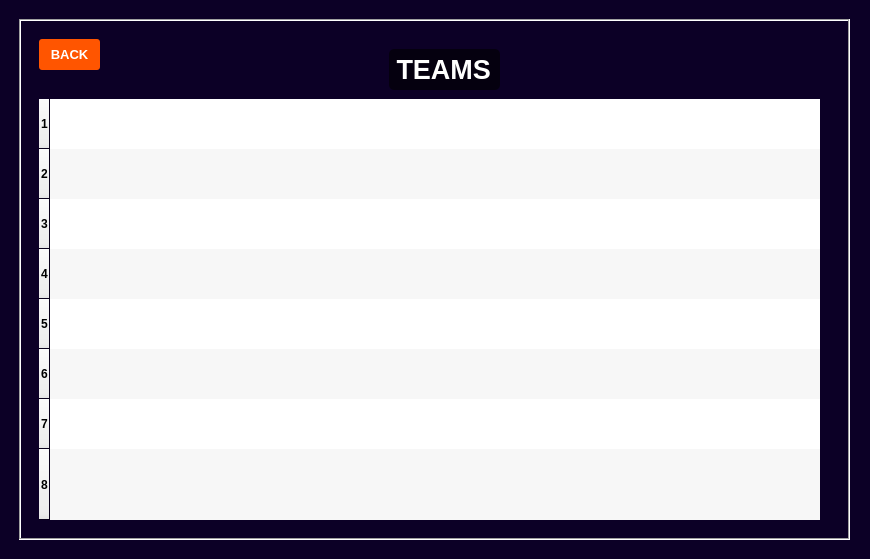
<?xml version="1.0" encoding="UTF-8"?>
<ui version="4.0">
 <class>MainWindow</class>
 <widget class="QMainWindow" name="MainWindow">
  <property name="geometry">
   <rect>
    <x>0</x>
    <y>0</y>
    <width>870</width>
    <height>559</height>
   </rect>
  </property>
  <property name="palette">
   <palette>
    <active>
     <colorrole role="Base">
      <brush brushstyle="SolidPattern">
       <color alpha="255">
        <red>255</red>
        <green>255</green>
        <blue>255</blue>
       </color>
      </brush>
     </colorrole>
     <colorrole role="Window">
      <brush brushstyle="SolidPattern">
       <color alpha="255">
        <red>12</red>
        <green>0</green>
        <blue>38</blue>
       </color>
      </brush>
     </colorrole>
    </active>
    <inactive>
     <colorrole role="Base">
      <brush brushstyle="SolidPattern">
       <color alpha="255">
        <red>255</red>
        <green>255</green>
        <blue>255</blue>
       </color>
      </brush>
     </colorrole>
     <colorrole role="Window">
      <brush brushstyle="SolidPattern">
       <color alpha="255">
        <red>12</red>
        <green>0</green>
        <blue>38</blue>
       </color>
      </brush>
     </colorrole>
    </inactive>
    <disabled>
     <colorrole role="Base">
      <brush brushstyle="SolidPattern">
       <color alpha="255">
        <red>12</red>
        <green>0</green>
        <blue>38</blue>
       </color>
      </brush>
     </colorrole>
     <colorrole role="Window">
      <brush brushstyle="SolidPattern">
       <color alpha="255">
        <red>12</red>
        <green>0</green>
        <blue>38</blue>
       </color>
      </brush>
     </colorrole>
    </disabled>
   </palette>
  </property>
  <property name="windowTitle">
   <string>MainWindow</string>
  </property>
  <widget class="QWidget" name="centralwidget">
   <widget class="QFrame" name="frame">
    <property name="geometry">
     <rect>
      <x>19</x>
      <y>19</y>
      <width>831</width>
      <height>521</height>
     </rect>
    </property>
    <property name="styleSheet">
     <string notr="true"/>
    </property>
    <property name="frameShape">
     <enum>QFrame::Box</enum>
    </property>
    <property name="frameShadow">
     <enum>QFrame::Sunken</enum>
    </property>
    <widget class="QLabel" name="label">
     <property name="geometry">
      <rect>
       <x>10</x>
       <y>10</y>
       <width>811</width>
       <height>501</height>
      </rect>
     </property>
     <property name="text">
      <string/>
     </property>
     <property name="pixmap">
      <pixmap>images/ux-design-studio-by-thence-designing-for-outcomes-not-outputs-3943.jpg</pixmap>
     </property>
     <property name="scaledContents">
      <bool>true</bool>
     </property>
     <property name="wordWrap">
      <bool>true</bool>
     </property>
    </widget>
    <widget class="QPushButton" name="pushButton_back">
     <property name="geometry">
      <rect>
       <x>20</x>
       <y>20</y>
       <width>61</width>
       <height>31</height>
      </rect>
     </property>
     <property name="palette">
      <palette>
       <active>
        <colorrole role="WindowText">
         <brush brushstyle="SolidPattern">
          <color alpha="255">
           <red>255</red>
           <green>255</green>
           <blue>255</blue>
          </color>
         </brush>
        </colorrole>
        <colorrole role="Button">
         <brush brushstyle="SolidPattern">
          <color alpha="255">
           <red>255</red>
           <green>85</green>
           <blue>0</blue>
          </color>
         </brush>
        </colorrole>
        <colorrole role="Text">
         <brush brushstyle="SolidPattern">
          <color alpha="255">
           <red>255</red>
           <green>255</green>
           <blue>255</blue>
          </color>
         </brush>
        </colorrole>
        <colorrole role="ButtonText">
         <brush brushstyle="SolidPattern">
          <color alpha="255">
           <red>255</red>
           <green>255</green>
           <blue>255</blue>
          </color>
         </brush>
        </colorrole>
        <colorrole role="Base">
         <brush brushstyle="SolidPattern">
          <color alpha="255">
           <red>255</red>
           <green>85</green>
           <blue>0</blue>
          </color>
         </brush>
        </colorrole>
        <colorrole role="Window">
         <brush brushstyle="SolidPattern">
          <color alpha="255">
           <red>255</red>
           <green>85</green>
           <blue>0</blue>
          </color>
         </brush>
        </colorrole>
       </active>
       <inactive>
        <colorrole role="WindowText">
         <brush brushstyle="SolidPattern">
          <color alpha="255">
           <red>255</red>
           <green>255</green>
           <blue>255</blue>
          </color>
         </brush>
        </colorrole>
        <colorrole role="Button">
         <brush brushstyle="SolidPattern">
          <color alpha="255">
           <red>255</red>
           <green>85</green>
           <blue>0</blue>
          </color>
         </brush>
        </colorrole>
        <colorrole role="Text">
         <brush brushstyle="SolidPattern">
          <color alpha="255">
           <red>255</red>
           <green>255</green>
           <blue>255</blue>
          </color>
         </brush>
        </colorrole>
        <colorrole role="ButtonText">
         <brush brushstyle="SolidPattern">
          <color alpha="255">
           <red>255</red>
           <green>255</green>
           <blue>255</blue>
          </color>
         </brush>
        </colorrole>
        <colorrole role="Base">
         <brush brushstyle="SolidPattern">
          <color alpha="255">
           <red>255</red>
           <green>85</green>
           <blue>0</blue>
          </color>
         </brush>
        </colorrole>
        <colorrole role="Window">
         <brush brushstyle="SolidPattern">
          <color alpha="255">
           <red>255</red>
           <green>85</green>
           <blue>0</blue>
          </color>
         </brush>
        </colorrole>
       </inactive>
       <disabled>
        <colorrole role="WindowText">
         <brush brushstyle="SolidPattern">
          <color alpha="255">
           <red>255</red>
           <green>255</green>
           <blue>255</blue>
          </color>
         </brush>
        </colorrole>
        <colorrole role="Button">
         <brush brushstyle="SolidPattern">
          <color alpha="255">
           <red>255</red>
           <green>85</green>
           <blue>0</blue>
          </color>
         </brush>
        </colorrole>
        <colorrole role="Text">
         <brush brushstyle="SolidPattern">
          <color alpha="255">
           <red>255</red>
           <green>255</green>
           <blue>255</blue>
          </color>
         </brush>
        </colorrole>
        <colorrole role="ButtonText">
         <brush brushstyle="SolidPattern">
          <color alpha="255">
           <red>255</red>
           <green>255</green>
           <blue>255</blue>
          </color>
         </brush>
        </colorrole>
        <colorrole role="Base">
         <brush brushstyle="SolidPattern">
          <color alpha="255">
           <red>255</red>
           <green>85</green>
           <blue>0</blue>
          </color>
         </brush>
        </colorrole>
        <colorrole role="Window">
         <brush brushstyle="SolidPattern">
          <color alpha="255">
           <red>255</red>
           <green>85</green>
           <blue>0</blue>
          </color>
         </brush>
        </colorrole>
       </disabled>
      </palette>
     </property>
     <property name="font">
      <font>
       <pointsize>10</pointsize>
       <weight>75</weight>
       <bold>true</bold>
      </font>
     </property>
     <property name="autoFillBackground">
      <bool>false</bool>
     </property>
     <property name="styleSheet">
      <string notr="true">QPushButton{
  border-style: outset;	
  color: rgb(255, 255, 255);
  text-shadow: 2px 2px 2px red;
  background-color: rgb(255, 85, 0);
  border-radius: 3px;
}</string>
     </property>
     <property name="text">
      <string>BACK</string>
     </property>
    </widget>
    <widget class="QLabel" name="label_teams">
     <property name="geometry">
      <rect>
       <x>370</x>
       <y>30</y>
       <width>111</width>
       <height>41</height>
      </rect>
     </property>
     <property name="palette">
      <palette>
       <active>
        <colorrole role="WindowText">
         <brush brushstyle="SolidPattern">
          <color alpha="255">
           <red>255</red>
           <green>255</green>
           <blue>255</blue>
          </color>
         </brush>
        </colorrole>
        <colorrole role="Button">
         <brush brushstyle="SolidPattern">
          <color alpha="153">
           <red>0</red>
           <green>0</green>
           <blue>0</blue>
          </color>
         </brush>
        </colorrole>
        <colorrole role="Base">
         <brush brushstyle="SolidPattern">
          <color alpha="153">
           <red>0</red>
           <green>0</green>
           <blue>0</blue>
          </color>
         </brush>
        </colorrole>
        <colorrole role="Window">
         <brush brushstyle="SolidPattern">
          <color alpha="153">
           <red>0</red>
           <green>0</green>
           <blue>0</blue>
          </color>
         </brush>
        </colorrole>
       </active>
       <inactive>
        <colorrole role="WindowText">
         <brush brushstyle="SolidPattern">
          <color alpha="255">
           <red>255</red>
           <green>255</green>
           <blue>255</blue>
          </color>
         </brush>
        </colorrole>
        <colorrole role="Button">
         <brush brushstyle="SolidPattern">
          <color alpha="153">
           <red>0</red>
           <green>0</green>
           <blue>0</blue>
          </color>
         </brush>
        </colorrole>
        <colorrole role="Base">
         <brush brushstyle="SolidPattern">
          <color alpha="153">
           <red>0</red>
           <green>0</green>
           <blue>0</blue>
          </color>
         </brush>
        </colorrole>
        <colorrole role="Window">
         <brush brushstyle="SolidPattern">
          <color alpha="153">
           <red>0</red>
           <green>0</green>
           <blue>0</blue>
          </color>
         </brush>
        </colorrole>
       </inactive>
       <disabled>
        <colorrole role="WindowText">
         <brush brushstyle="SolidPattern">
          <color alpha="255">
           <red>120</red>
           <green>120</green>
           <blue>120</blue>
          </color>
         </brush>
        </colorrole>
        <colorrole role="Button">
         <brush brushstyle="SolidPattern">
          <color alpha="153">
           <red>0</red>
           <green>0</green>
           <blue>0</blue>
          </color>
         </brush>
        </colorrole>
        <colorrole role="Base">
         <brush brushstyle="SolidPattern">
          <color alpha="153">
           <red>0</red>
           <green>0</green>
           <blue>0</blue>
          </color>
         </brush>
        </colorrole>
        <colorrole role="Window">
         <brush brushstyle="SolidPattern">
          <color alpha="153">
           <red>0</red>
           <green>0</green>
           <blue>0</blue>
          </color>
         </brush>
        </colorrole>
       </disabled>
      </palette>
     </property>
     <property name="font">
      <font>
       <pointsize>20</pointsize>
       <weight>75</weight>
       <bold>true</bold>
       <underline>false</underline>
       <strikeout>false</strikeout>
       <kerning>true</kerning>
      </font>
     </property>
     <property name="styleSheet">
      <string notr="true">background-color: rgba(0, 0, 0, 0.6);
border-radius:5px;</string>
     </property>
     <property name="text">
      <string> TEAMS </string>
     </property>
    </widget>
    <widget class="QTableWidget" name="tableWidget_teamsOU">
     <property name="geometry">
      <rect>
       <x>20</x>
       <y>80</y>
       <width>781</width>
       <height>421</height>
      </rect>
     </property>
     <property name="sizePolicy">
      <sizepolicy hsizetype="Expanding" vsizetype="Expanding">
       <horstretch>0</horstretch>
       <verstretch>0</verstretch>
      </sizepolicy>
     </property>
     <property name="font">
      <font>
       <weight>75</weight>
       <bold>true</bold>
      </font>
     </property>
     <property name="autoFillBackground">
      <bool>false</bool>
     </property>
     <property name="styleSheet">
      <string notr="true"/>
     </property>
     <property name="frameShape">
      <enum>QFrame::NoFrame</enum>
     </property>
     <property name="lineWidth">
      <number>1</number>
     </property>
     <property name="autoScrollMargin">
      <number>16</number>
     </property>
     <property name="editTriggers">
      <set>QAbstractItemView::NoEditTriggers</set>
     </property>
     <property name="dragEnabled">
      <bool>false</bool>
     </property>
     <property name="dragDropOverwriteMode">
      <bool>false</bool>
     </property>
     <property name="dragDropMode">
      <enum>QAbstractItemView::NoDragDrop</enum>
     </property>
     <property name="alternatingRowColors">
      <bool>true</bool>
     </property>
     <property name="selectionMode">
      <enum>QAbstractItemView::NoSelection</enum>
     </property>
     <property name="selectionBehavior">
      <enum>QAbstractItemView::SelectRows</enum>
     </property>
     <property name="iconSize">
      <size>
       <width>0</width>
       <height>0</height>
      </size>
     </property>
     <property name="verticalScrollMode">
      <enum>QAbstractItemView::ScrollPerPixel</enum>
     </property>
     <property name="horizontalScrollMode">
      <enum>QAbstractItemView::ScrollPerPixel</enum>
     </property>
     <property name="showGrid">
      <bool>false</bool>
     </property>
     <property name="gridStyle">
      <enum>Qt::NoPen</enum>
     </property>
     <property name="sortingEnabled">
      <bool>false</bool>
     </property>
     <property name="wordWrap">
      <bool>true</bool>
     </property>
     <property name="cornerButtonEnabled">
      <bool>true</bool>
     </property>
     <property name="rowCount">
      <number>8</number>
     </property>
     <attribute name="horizontalHeaderVisible">
      <bool>false</bool>
     </attribute>
     <attribute name="horizontalHeaderCascadingSectionResizes">
      <bool>false</bool>
     </attribute>
     <attribute name="horizontalHeaderDefaultSectionSize">
      <number>149</number>
     </attribute>
     <attribute name="horizontalHeaderMinimumSectionSize">
      <number>37</number>
     </attribute>
     <attribute name="horizontalHeaderShowSortIndicator" stdset="0">
      <bool>false</bool>
     </attribute>
     <attribute name="horizontalHeaderStretchLastSection">
      <bool>true</bool>
     </attribute>
     <attribute name="verticalHeaderCascadingSectionResizes">
      <bool>false</bool>
     </attribute>
     <attribute name="verticalHeaderDefaultSectionSize">
      <number>50</number>
     </attribute>
     <attribute name="verticalHeaderHighlightSections">
      <bool>true</bool>
     </attribute>
     <attribute name="verticalHeaderShowSortIndicator" stdset="0">
      <bool>false</bool>
     </attribute>
     <attribute name="verticalHeaderStretchLastSection">
      <bool>true</bool>
     </attribute>
     <row/>
     <row/>
     <row/>
     <row/>
     <row/>
     <row/>
     <row/>
     <row/>
     <column>
      <property name="text">
       <string>TEAM</string>
      </property>
      <property name="font">
       <font>
        <weight>75</weight>
        <bold>true</bold>
       </font>
      </property>
     </column>
     <column>
      <property name="text">
       <string>OWNER</string>
      </property>
      <property name="font">
       <font>
        <weight>75</weight>
        <bold>true</bold>
       </font>
      </property>
     </column>
     <column>
      <property name="text">
       <string>CAPTIAN</string>
      </property>
      <property name="font">
       <font>
        <weight>75</weight>
        <bold>true</bold>
       </font>
      </property>
     </column>
     <column>
      <property name="text">
       <string>COACH</string>
      </property>
      <property name="font">
       <font>
        <weight>75</weight>
        <bold>true</bold>
       </font>
      </property>
     </column>
     <column>
      <property name="text">
       <string>HOME GROUND</string>
      </property>
      <property name="font">
       <font>
        <weight>75</weight>
        <bold>true</bold>
       </font>
      </property>
     </column>
     <item row="0" column="0">
      <property name="text">
       <string/>
      </property>
      <property name="font">
       <font>
        <weight>50</weight>
        <bold>false</bold>
       </font>
      </property>
      <property name="flags">
       <set>ItemIsSelectable|ItemIsDragEnabled|ItemIsUserCheckable</set>
      </property>
     </item>
    </widget>
    <widget class="QLabel" name="label_2">
     <property name="geometry">
      <rect>
       <x>50</x>
       <y>90</y>
       <width>81</width>
       <height>71</height>
      </rect>
     </property>
     <property name="text">
      <string/>
     </property>
     <property name="pixmap">
      <pixmap>images/mumbai-indians-png-logo-2020.png</pixmap>
     </property>
     <property name="scaledContents">
      <bool>true</bool>
     </property>
    </widget>
    <widget class="QLabel" name="label_4">
     <property name="geometry">
      <rect>
       <x>50</x>
       <y>150</y>
       <width>71</width>
       <height>51</height>
      </rect>
     </property>
     <property name="text">
      <string/>
     </property>
     <property name="pixmap">
      <pixmap>images/csk-hd-logo-2020.png</pixmap>
     </property>
     <property name="scaledContents">
      <bool>true</bool>
     </property>
    </widget>
    <widget class="QLabel" name="label_5">
     <property name="geometry">
      <rect>
       <x>60</x>
       <y>200</y>
       <width>51</width>
       <height>51</height>
      </rect>
     </property>
     <property name="text">
      <string/>
     </property>
     <property name="pixmap">
      <pixmap>images/kisspng-royal-challengers-bangalore-2018-indian-premier-le-5aea7e02ce3967.6851147415253171228447.png</pixmap>
     </property>
     <property name="scaledContents">
      <bool>true</bool>
     </property>
    </widget>
    <widget class="QLabel" name="label_6">
     <property name="geometry">
      <rect>
       <x>60</x>
       <y>250</y>
       <width>51</width>
       <height>49</height>
      </rect>
     </property>
     <property name="text">
      <string/>
     </property>
     <property name="pixmap">
      <pixmap>images/Delhi-Capital-_Logo.png</pixmap>
     </property>
     <property name="scaledContents">
      <bool>true</bool>
     </property>
    </widget>
    <widget class="QLabel" name="label_7">
     <property name="geometry">
      <rect>
       <x>60</x>
       <y>305</y>
       <width>51</width>
       <height>41</height>
      </rect>
     </property>
     <property name="text">
      <string/>
     </property>
     <property name="pixmap">
      <pixmap>images/SRH-Logo-Png-.png</pixmap>
     </property>
     <property name="scaledContents">
      <bool>true</bool>
     </property>
    </widget>
    <widget class="QLabel" name="label_8">
     <property name="geometry">
      <rect>
       <x>55</x>
       <y>350</y>
       <width>61</width>
       <height>55</height>
      </rect>
     </property>
     <property name="text">
      <string/>
     </property>
     <property name="pixmap">
      <pixmap>images/punjab-kings-logo-01.png</pixmap>
     </property>
     <property name="scaledContents">
      <bool>true</bool>
     </property>
    </widget>
    <widget class="QLabel" name="label_9">
     <property name="geometry">
      <rect>
       <x>60</x>
       <y>405</y>
       <width>47</width>
       <height>41</height>
      </rect>
     </property>
     <property name="text">
      <string/>
     </property>
     <property name="pixmap">
      <pixmap>images/RR-Logo.png</pixmap>
     </property>
     <property name="scaledContents">
      <bool>true</bool>
     </property>
    </widget>
    <widget class="QLabel" name="label_10">
     <property name="geometry">
      <rect>
       <x>60</x>
       <y>450</y>
       <width>41</width>
       <height>51</height>
      </rect>
     </property>
     <property name="text">
      <string/>
     </property>
     <property name="pixmap">
      <pixmap>images/KKR-Logo.png</pixmap>
     </property>
     <property name="scaledContents">
      <bool>true</bool>
     </property>
    </widget>
   </widget>
   <widget class="QLabel" name="label_3">
    <property name="geometry">
     <rect>
      <x>0</x>
      <y>-20</y>
      <width>871</width>
      <height>581</height>
     </rect>
    </property>
    <property name="text">
     <string/>
    </property>
    <property name="pixmap">
     <pixmap>images/0c0026.png</pixmap>
    </property>
    <property name="scaledContents">
     <bool>true</bool>
    </property>
   </widget>
   <zorder>label_3</zorder>
   <zorder>frame</zorder>
  </widget>
 </widget>
 <resources/>
 <connections/>
</ui>
